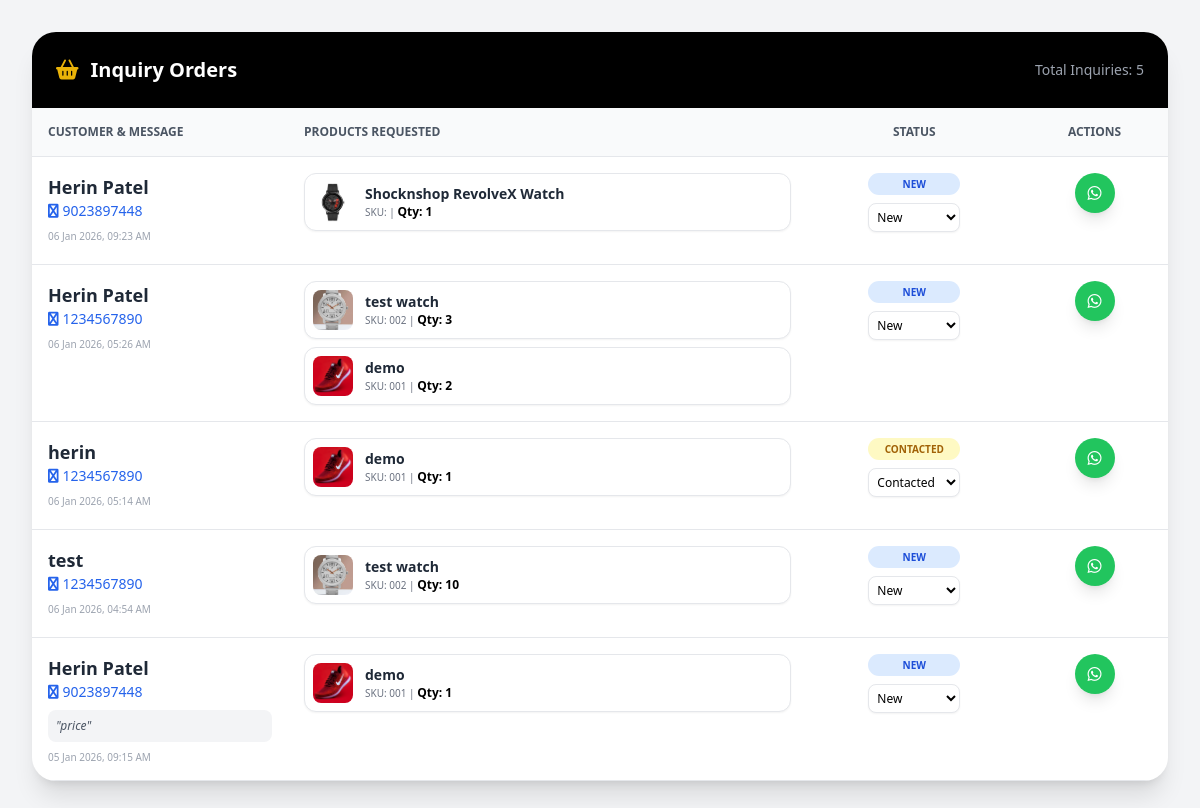
Before: /admin_inquiries.php with the older database file.
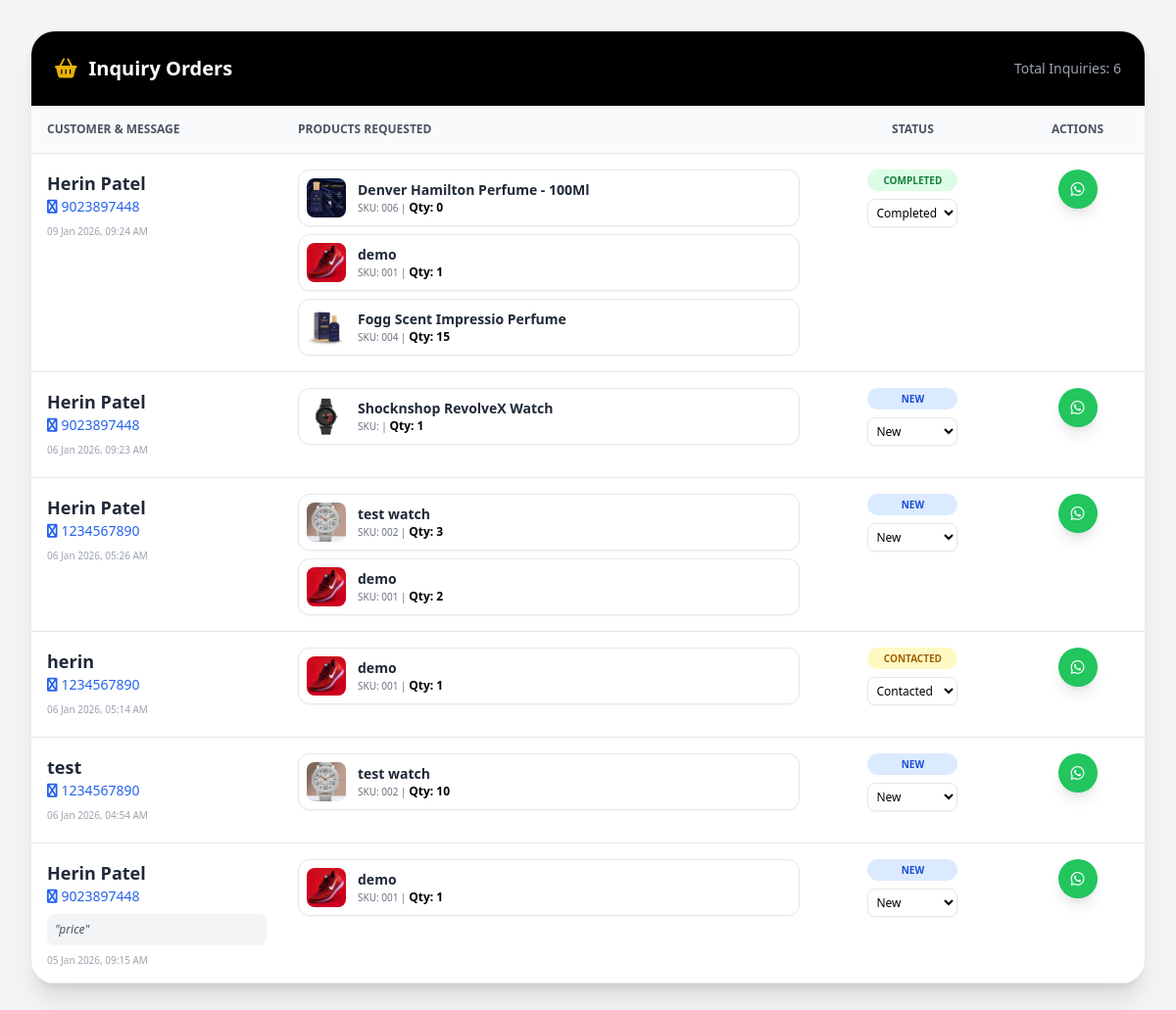
After: the same page with the newer database file.
### tables this page shows
CREATE TABLE `inquiries` (
  `id` int(11) NOT NULL,
  `customer_name` varchar(255) NOT NULL,
  `phone` varchar(20) NOT NULL,
  `message` text DEFAULT NULL,
  `status` enum('New','Contacted','Completed') DEFAULT 'New',
  `created_at` timestamp NOT NULL DEFAULT current_timestamp()
);

CREATE TABLE `inquiry_items` (
  `id` int(11) NOT NULL,
  `inquiry_id` int(11) NOT NULL,
  `product_id` int(11) NOT NULL,
  `quantity` int(11) NOT NULL
);

CREATE TABLE `products` (
  `id` int(11) NOT NULL,
  `category_id` int(11) DEFAULT NULL,
  `brand` varchar(100) DEFAULT NULL,
  `product_name` varchar(255) DEFAULT NULL,
  `sku` varchar(100) DEFAULT NULL,
  `original_price` decimal(10,2) DEFAULT NULL,
  `discounted_price` decimal(10,2) DEFAULT NULL,
  `discount_percent` int(11) DEFAULT NULL,
  `stock_status` varchar(50) DEFAULT 'In Stock',
  `rating` decimal(3,1) DEFAULT 4.5,
  `available_units` int(11) DEFAULT NULL,
  `short_description` text DEFAULT NULL,
  `long_description` text DEFAULT NULL,
  `key_features` text DEFAULT NULL,
  `category_details` longtext DEFAULT NULL CHECK (json_valid(`category_details`)),
  `image` varchar(255) DEFAULT NULL,
  `created_at` timestamp NOT NULL DEFAULT current_timestamp(),
  `min_qty` int(11) DEFAULT 1,
  `additional_images` text DEFAULT NULL
);

### admin_inquiries.php (the view, shortened to what this page needs)
<?php
include 'db.php';
$query = mysqli_query($conn, "SELECT * FROM inquiries ORDER BY created_at DESC");
?>
<!DOCTYPE html>
<html lang="en">
<head>
    <script src="https://cdn.tailwindcss.com"></script>
    <link rel="stylesheet" href="https://cdnjs.cloudflare.com/ajax/libs/font-awesome/6.4.0/css/all.min.css">
</head>
<body class="bg-gray-100 p-8">
    <div class="max-w-7xl mx-auto bg-white rounded-3xl shadow-xl overflow-hidden">
        <div class="bg-black p-6 flex justify-between items-center">
            <h2 class="text-white text-xl font-bold flex items-center gap-3">
                <i class="fa fa-shopping-basket text-yellow-500"></i> Inquiry Orders
            </h2>
            <span class="text-gray-400 text-sm">Total Inquiries: <?php echo mysqli_num_rows($query); ?></span>
        </div>
        <div class="overflow-x-auto">
            <table class="w-full text-left border-collapse">
                <thead>
                    <tr class="bg-gray-50 border-b">
                        <th class="p-4 font-bold text-gray-600 uppercase text-xs">Customer & Message</th>
                        <th class="p-4 font-bold text-gray-600 uppercase text-xs">Products Requested</th>
                        <th class="p-4 font-bold text-gray-600 uppercase text-xs text-center">Status</th>
                        <th class="p-4 font-bold text-gray-600 uppercase text-xs text-center">Actions</th>
                    </tr>
                </thead>
                <tbody>
                    <?php while($row = mysqli_fetch_assoc($query)) {
                    $inquiry_id = $row['id'];
                    $phone = $row['phone'];
                    $name = $row['customer_name'];
                    $status = $row['status'];
                    $cust_msg = $row['message'];
                    $badge = "bg-blue-100 text-blue-700";
                    if($status == 'Contacted') $badge = "bg-yellow-100 text-yellow-700";
                    if($status == 'Completed') $badge = "bg-green-100 text-green-700";
                ?>
                    <tr class="border-b hover:bg-gray-50 transition align-top">
                        <td class="p-4 w-64">
                            <div class="font-bold text-gray-800 text-lg"><?php echo $name; ?></div>
                            <div class="text-blue-600 font-medium text-sm mb-2"><i
                                    class="fa fa-whatsapp mr-1"></i><?php echo $phone; ?></div>
                            <?php if($cust_msg): ?>
                            <div class="bg-gray-100 p-2 rounded-lg text-xs text-gray-600 italic">
                                "<?php echo $cust_msg; ?>"
                            </div>
                            <?php endif; ?>
                            <div class="text-[10px] text-gray-400 mt-2">
                                <?php echo date('d M Y, h:i A', strtotime($row['created_at'])); ?></div>
                        </td>
                        <td class="p-4">
                            <div class="space-y-2">
                                <?php
                            $items_query = mysqli_query($conn, "SELECT ii.*, p.product_name, p.image, p.sku FROM inquiry_items ii JOIN products p ON ii.product_id = p.id WHERE ii.inquiry_id = '$inquiry_id'");
                            while($item = mysqli_fetch_assoc($items_query)) {
                            ?>
                                <div class="flex items-center gap-3 bg-white border rounded-xl p-2 shadow-sm">
                                    <img src="uploads/<?php echo $item['image']; ?>"
                                        class="w-10 h-10 object-cover rounded-lg">
                                    <div>
                                        <div class="text-sm font-bold text-gray-800">
                                            <?php echo $item['product_name']; ?></div>
                                        <div class="text-[10px] text-gray-500">SKU: <?php echo $item['sku']; ?> | <span
                                                class="text-black font-bold text-xs">Qty:
                                                <?php echo $item['quantity']; ?></span></div>
                                    </div>
                                </div>
                                <?php } ?>
                            </div>
                        </td>
                        <td class="p-4 text-center">
                            <form method="POST" class="inline-block">
                                <span
                                    class="block mb-2 px-2 py-1 rounded-full text-[10px] font-bold uppercase <?php echo $badge; ?>">
                                    <?php echo $status; ?>
                                </span>
                                <select name="status" onchange="this.form.submit()" name="update_status"
                                    class="border p-1 rounded-lg text-xs bg-white shadow-sm outline-none">
                                    <option value="New" <?php if($status == 'New') echo 'selected'; ?>>New</option>
                                    <option value="Contacted" <?php if($status == 'Contacted') echo 'selected'; ?>>
                                        Contacted</option>
                                    <option value="Completed" <?php if($status == 'Completed') echo 'selected'; ?>>
                                        Completed</option>
                                </select>
                            </form>
                        </td>
                        <td class="p-4 text-center">
                            <?php
                        $wa_msg = "Hello $name, Regarding your inquiry #$inquiry_id, we have updated the status to: $status. We will contact you soon.";
                        $wa_link = "https://wa.me/91$phone?text=" . urlencode($wa_msg);
                        ?>
                            <a href="<?php echo $wa_link; ?>" target="_blank"
                                class="inline-flex items-center justify-center w-10 h-10 bg-green-500 text-white rounded-full hover:bg-green-600 transition shadow-lg">
                                <i class="fab fa-whatsapp"></i>
                            </a>
                        </td>
                    </tr>
                    <?php } ?>
                </tbody>
            </table>
        </div>
    </div>
</body>
</html>

### db.php (shortened to what this page needs)
<link rel="stylesheet" href="https://cdnjs.cloudflare.com/ajax/libs/font-awesome/6.4.0/css/all.min.css">
<link rel="stylesheet" href="assets/style.css">

### assets/css/style.css (style rules this page uses)
body { margin: 0; padding: 0; box-sizing: border-box; background-color: #f5f5f5; }

Changed rows visible on the page:
added inquiries: customer_name "Herin Patel", phone "9023897448", created_at "09 Jan 2026, 09:24 AM", status "COMPLETED", status "Completed"
added inquiry_items: product.image (picture), product.product_name "Denver Hamilton Perfume - 100Ml", product.sku "006", quantity "0", shown under "Herin Patel"
added inquiry_items: product.image (picture), product.product_name "demo", product.sku "001", quantity "1", shown under "Herin Patel"
added inquiry_items: product.image (picture), product.product_name "Fogg Scent Impressio Perfume", product.sku "004", quantity "15", shown under "Herin Patel"
Other visible differences:
mysqli_num_rows($query): "5" → "6"
